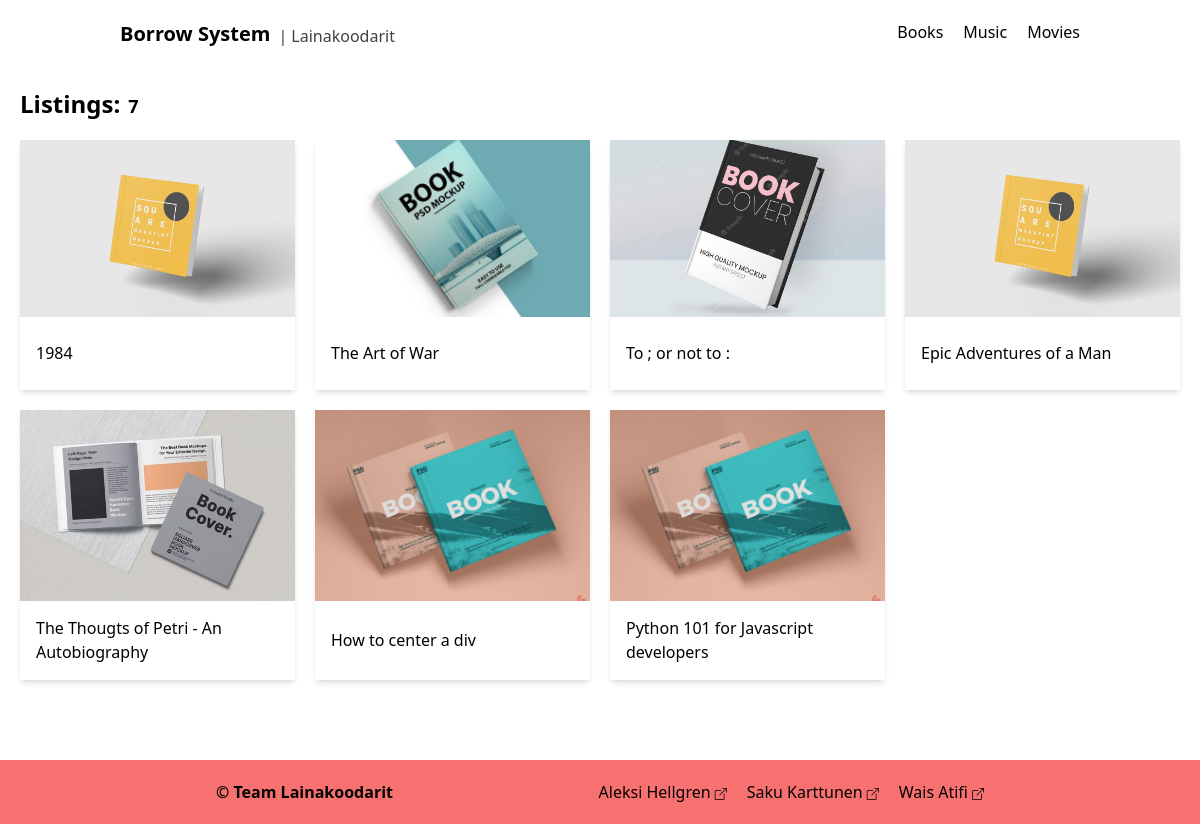
The app's page /list, older data.
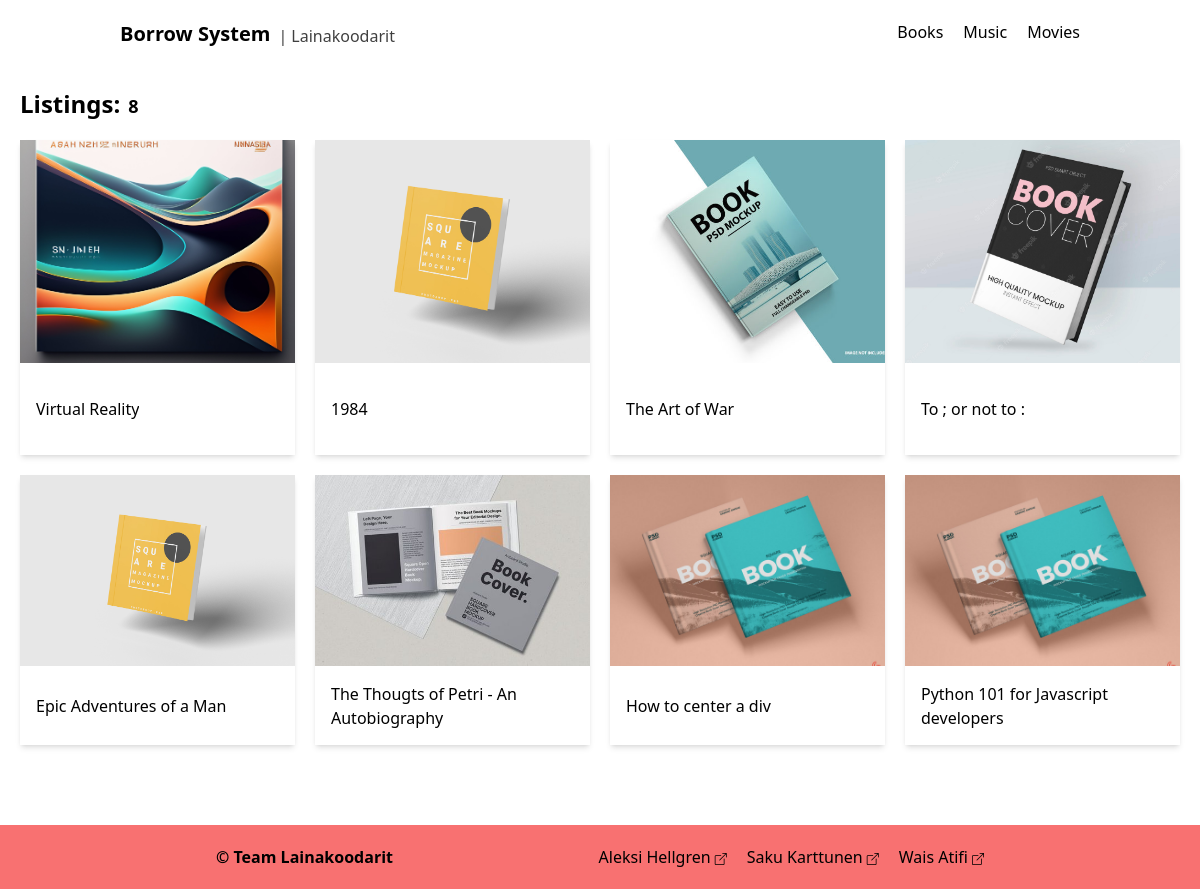
The same page, newer data.
### borrow/models.py (models this page shows, shortened)
class Product(models.Model):
    name = models.CharField(max_length=50)
    genre = models.CharField(max_length=30)
    amount = models.SmallIntegerField(default=0)
    description = models.TextField(
        max_length=750, default="description not available")
    date_added = models.DateField(default=datetime.date.today)
    loaned_amount = models.SmallIntegerField(default=0)
    author = models.ManyToManyField(Author)
    category = models.CharField(max_length=30)
    genre = models.CharField(max_length=30, blank=True, null=True)
    language = models.CharField(max_length=30, blank=True, null=True)
    thumbnail_path = models.CharField(max_length=50)
    class Meta:
        ordering = ["name"]

### borrow/views.py (the view)
# urls.py: path('list', views.ProductListView.as_view(), name='list'),
class ProductListView(generic.ListView):
    template_name = 'borrow/product_list.html'
    context_object_name = 'listings'
    model = Product
    def get_queryset(self):
        queryset = Product.objects
        category_filter = self.request.GET.get('category')
        if category_filter:
            queryset = queryset.filter(category=category_filter)
        return queryset.order_by('-date_added')

### borrow/templates/borrow/product_list.html (shortened to what this page needs)
{% extends 'base.html' %}
{% block content %}
  <header class="max-w-[1200px] mx-auto px-5 my-5">
    <div class="flex items-end gap-x-2 text-lg font-semibold">
      <h1 class="text-2xl font-bold">Listings:</h1>
      <p>{{ listings.count }}</p>
    </div>
  </header>
  <section class="max-w-[1200px] mx-auto px-5 mb-20">
    <div class="grid gap-5 sm:grid-cols-2 md:grid-cols-3 lg:grid-cols-4">
    {% for listing in listings %}
      <a href="{% url 'borrow:product' listing.id %}" draggable="false"
        class="product-card shadow-md flex flex-col select-none group">
        <div class="product-img overflow-hidden group relative sm:h-5/6">
          {% load static %}
          <img src="{% static listing.thumbnail_path %}" alt="{{ listing.name}} -thumbnail" width="200" height="200" draggable="false"
          class="object-cover w-full h-full transition-all group-hover:scale-110"/>
        </div>
        <div class="product-info px-4 py-2 flex items-center sm:h-2/6">
          <h3 class="line-clamp-1 group-hover:underline sm:line-clamp-2">{{ listing.name }}</h3>
        </div>
      </a>
    {% endfor %}
    </div>
  </section>
{% endblock %}

### templates/base.html (shortened to what this page needs)
<!DOCTYPE html>
<html lang="en">
  <head>
    <script src="https://cdn.tailwindcss.com"></script>
    <link rel="stylesheet" href="https://cdn.jsdelivr.net/npm/bootstrap-icons@1.10.4/font/bootstrap-icons.css"/>
    {% load static %}
  </head>
  <body class="min-h-screen min-h-[100svh] flex flex-col justify-between">
    <nav class="w-full max-w-[1000px] mx-auto flex justify-between p-5">
      <div class="flex gap-x-2 justify-center items-end">
        <a href="{% url 'borrow:index' %}" class="text-center text-xl font-bold">Borrow System</a>
        <p class="text-center opacity-75 hidden sm:block">| Lainakoodarit</p>
      </div>
      <ul class="flex gap-x-5">
        <li>
          <a href="{% url 'borrow:list' %}?category=Book">Books</a>
        </li>
        <li>
          <a href="{% url 'borrow:list' %}?category=Music">Music</a>
        </li>
        <li>
          <a href="{% url 'borrow:list' %}?category=Movie">Movies</a>
        </li>
      </ul>
    </nav>
    <div>
      {% block content %}
      {% endblock %}
    </div>
    <footer class="bg-red-400 p-5">
      <div class="mx-auto max-w-3xl flex gap-x-10 sm:justify-between flex-col gap-y-2 text-center sm:text-start sm:flex-row">
        <p class="font-semibold">&copy; Team Lainakoodarit</p>
        <div class="flex flex-wrap gap-y-1 gap-x-5 justify-center">
          <a href="https://github.com/AleksiHel" target="_blank" class="transition-all hover:opacity-50">Aleksi Hellgren<i class="bi bi-box-arrow-up-right text-xs pl-1"></i></a>
          <a href="https://github.com/sakuexe" target="_blank" class="transition-all hover:opacity-50">Saku Karttunen<i class="bi bi-box-arrow-up-right text-xs pl-1"></i></a>
          <a href="https://github.com/Waisatifi" target="_blank" class="transition-all hover:opacity-50">Wais Atifi<i class="bi bi-box-arrow-up-right text-xs pl-1"></i></a>
        </div>
      </div>
    </footer>
  </body>
</html>

Row changes from the older to the newer data that the page shows:
added Product: thumbnail_path (placeholder picture), name "Virtual Reality"
Text that changed along with them:
{{ listings.count }}: "7" → "8"
